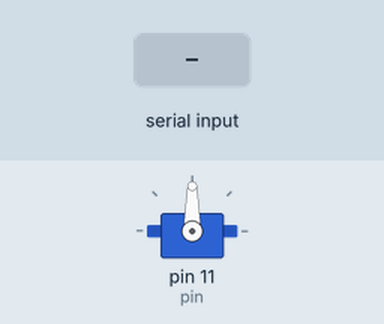
A sketch run on a simulated Arduino Uno, built with avr-gcc and run on an emulated ATmega328P. Parts: servo. Inputs (shaded band) come from the test bench.

Above: at 1.2 s.
1.3 s: "90,45\n" received over Serial
At 2.7 s:
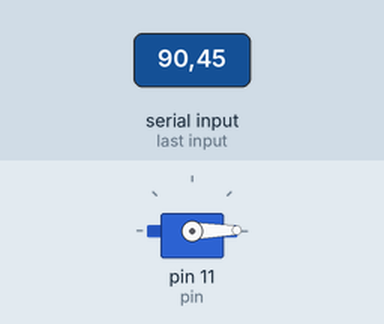
3.0 s: "30,150\n" received over Serial
At 3.29 s:
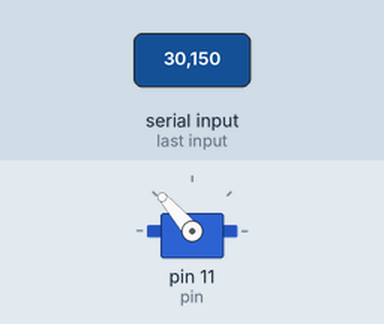
Timing chart, 0 to 6.0 s (numbered marks = the images above; inputs shaded):
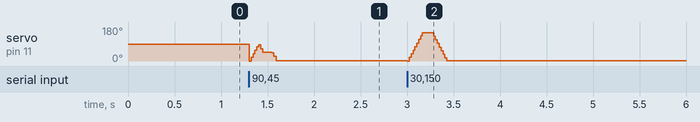

The sketch:

Serial_Servo_Python.ino
```cpp
#include <Servo.h>
Servo myservo;

const int pin = 11;
int CurrentPosition = 0;

void setup()
{
  Serial.begin(9600);
  pinMode(pin, OUTPUT);
  myservo.attach(pin);
  Serial.setTimeout(100);
}

void loop()
{
  int newPosition;

  if (Serial.available())
  {
    newPosition = Serial.parseInt();

    if (newPosition < 0)
        return;

    if (newPosition > 180)
        return;

    for (; CurrentPosition < newPosition; CurrentPosition++)
    {
      myservo.write(CurrentPosition);
      delay(1);
    }

    for (; CurrentPosition > newPosition; CurrentPosition--)
    {
      myservo.write(CurrentPosition);
      delay(1);
    }
  }
}
```
